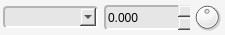
         <widget class="QFrame" name="emitter">
          <property name="minimumSize">
           <size>
            <width>225</width>
            <height>35</height>
           </size>
          </property>
          <property name="maximumSize">
           <size>
            <width>225</width>
            <height>35</height>
           </size>
          </property>
          <property name="styleSheet">
           <string notr="true">background-color: rgb(245, 245, 245);
border-radius: 4px;</string>
          </property>
          <property name="frameShape">
           <enum>QFrame::NoFrame</enum>
          </property>
          <property name="frameShadow">
           <enum>QFrame::Plain</enum>
          </property>
          <property name="lineWidth">
           <number>0</number>
          </property>
          <widget class="QDoubleSpinBox" name="emitter_value">
           <property name="geometry">
            <rect>
             <x>104</x>
             <y>5</y>
             <width>86</width>
             <height>25</height>
            </rect>
           </property>
           <property name="sizePolicy">
            <sizepolicy hsizetype="Fixed" vsizetype="Fixed">
             <horstretch>0</horstretch>
             <verstretch>0</verstretch>
            </sizepolicy>
           </property>
           <property name="minimumSize">
            <size>
             <width>86</width>
             <height>25</height>
            </size>
           </property>
           <property name="maximumSize">
            <size>
             <width>86</width>
             <height>25</height>
            </size>
           </property>
           <property name="styleSheet">
            <string notr="true">background-color: rgb(230, 230, 230);
border-top-color: rgb(180, 180, 180);
border-left-color: rgb(180, 180, 180);
border-bottom-color: rgb(255, 255, 255);
border-right-color: rgb(255, 255, 255);
border-style: solid;
border-width: 2px;</string>
           </property>
           <property name="frame">
            <bool>false</bool>
           </property>
           <property name="buttonSymbols">
            <enum>QAbstractSpinBox::UpDownArrows</enum>
           </property>
           <property name="decimals">
            <number>3</number>
           </property>
           <property name="minimum">
            <double>-9999.000000000000000</double>
           </property>
           <property name="maximum">
            <double>9999.000000000000000</double>
           </property>
           <property name="singleStep">
            <double>0.050000000000000</double>
           </property>
          </widget>
          <widget class="QDial" name="emitter_dial">
           <property name="geometry">
            <rect>
             <x>192</x>
             <y>2</y>
             <width>30</width>
             <height>30</height>
            </rect>
           </property>
           <property name="sizePolicy">
            <sizepolicy hsizetype="Fixed" vsizetype="Fixed">
             <horstretch>0</horstretch>
             <verstretch>0</verstretch>
            </sizepolicy>
           </property>
           <property name="minimumSize">
            <size>
             <width>30</width>
             <height>30</height>
            </size>
           </property>
           <property name="maximumSize">
            <size>
             <width>30</width>
             <height>30</height>
            </size>
           </property>
           <property name="styleSheet">
            <string notr="true">border-width: 0px;</string>
           </property>
           <property name="minimum">
            <number>-10000</number>
           </property>
           <property name="maximum">
            <number>10000</number>
           </property>
          </widget>
          <widget class="QComboBox" name="emitter_box">
           <property name="geometry">
            <rect>
             <x>3</x>
             <y>6</y>
             <width>95</width>
             <height>22</height>
            </rect>
           </property>
           <property name="sizePolicy">
            <sizepolicy hsizetype="Fixed" vsizetype="Fixed">
             <horstretch>0</horstretch>
             <verstretch>0</verstretch>
            </sizepolicy>
           </property>
           <property name="minimumSize">
            <size>
             <width>95</width>
             <height>22</height>
            </size>
           </property>
           <property name="maximumSize">
            <size>
             <width>90</width>
             <height>22</height>
            </size>
           </property>
           <property name="baseSize">
            <size>
             <width>90</width>
             <height>25</height>
            </size>
           </property>
           <property name="styleSheet">
            <string notr="true">background-color: rgb(230, 230, 230);
border-top-color: rgb(180, 180, 180);
border-left-color: rgb(180, 180, 180);
border-bottom-color: rgb(255, 255, 255);
border-right-color: rgb(255, 255, 255);
border-style: solid;
border-width: 2px;</string>
           </property>
           <property name="frame">
            <bool>false</bool>
           </property>
          </widget>
         </widget>
